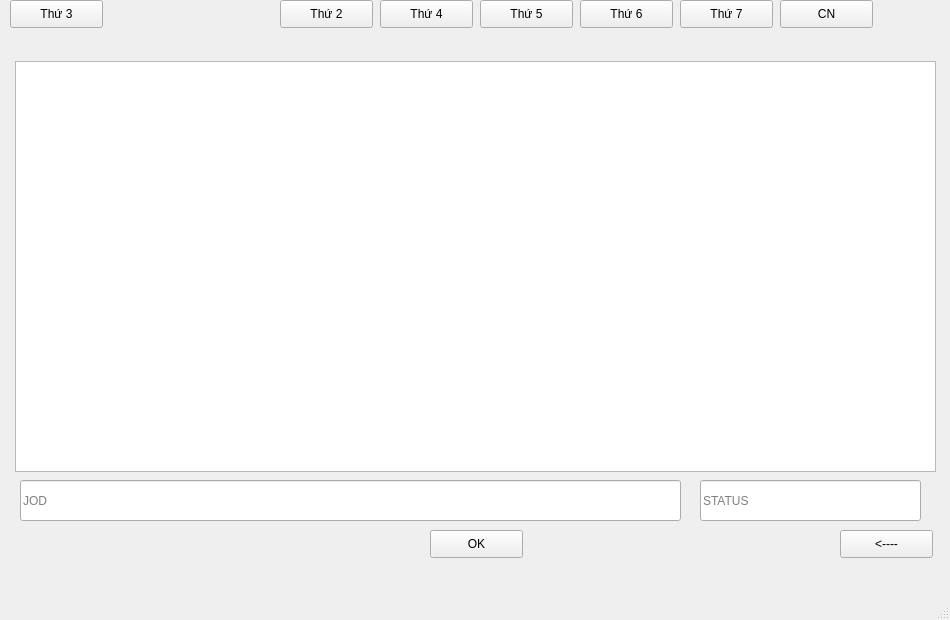
<?xml version="1.0" encoding="UTF-8"?>
<ui version="4.0">
 <class>MainWindow</class>
 <widget class="QMainWindow" name="MainWindow">
  <property name="geometry">
   <rect>
    <x>0</x>
    <y>0</y>
    <width>950</width>
    <height>620</height>
   </rect>
  </property>
  <property name="windowTitle">
   <string>MainWindow</string>
  </property>
  <widget class="QWidget" name="centralwidget">
   <widget class="QPushButton" name="t5">
    <property name="geometry">
     <rect>
      <x>480</x>
      <y>0</y>
      <width>93</width>
      <height>28</height>
     </rect>
    </property>
    <property name="text">
     <string>Thứ 5</string>
    </property>
   </widget>
   <widget class="QPushButton" name="t7">
    <property name="geometry">
     <rect>
      <x>680</x>
      <y>0</y>
      <width>93</width>
      <height>28</height>
     </rect>
    </property>
    <property name="text">
     <string>Thứ 7</string>
    </property>
   </widget>
   <widget class="QListWidget" name="listWidget">
    <property name="geometry">
     <rect>
      <x>15</x>
      <y>61</y>
      <width>921</width>
      <height>411</height>
     </rect>
    </property>
   </widget>
   <widget class="QPushButton" name="cn">
    <property name="geometry">
     <rect>
      <x>780</x>
      <y>0</y>
      <width>93</width>
      <height>28</height>
     </rect>
    </property>
    <property name="text">
     <string>CN</string>
    </property>
   </widget>
   <widget class="QPushButton" name="ql">
    <property name="geometry">
     <rect>
      <x>840</x>
      <y>530</y>
      <width>93</width>
      <height>28</height>
     </rect>
    </property>
    <property name="text">
     <string>&lt;----</string>
    </property>
   </widget>
   <widget class="QPushButton" name="pushButton">
    <property name="geometry">
     <rect>
      <x>10</x>
      <y>0</y>
      <width>93</width>
      <height>28</height>
     </rect>
    </property>
    <property name="text">
     <string>Thứ 3</string>
    </property>
   </widget>
   <widget class="QPushButton" name="t4">
    <property name="geometry">
     <rect>
      <x>380</x>
      <y>0</y>
      <width>93</width>
      <height>28</height>
     </rect>
    </property>
    <property name="text">
     <string>Thứ 4</string>
    </property>
   </widget>
   <widget class="QPushButton" name="ok">
    <property name="geometry">
     <rect>
      <x>430</x>
      <y>530</y>
      <width>93</width>
      <height>28</height>
     </rect>
    </property>
    <property name="text">
     <string>OK</string>
    </property>
   </widget>
   <widget class="QPushButton" name="t2">
    <property name="geometry">
     <rect>
      <x>280</x>
      <y>0</y>
      <width>93</width>
      <height>28</height>
     </rect>
    </property>
    <property name="text">
     <string>Thứ 2</string>
    </property>
   </widget>
   <widget class="QPushButton" name="t6">
    <property name="geometry">
     <rect>
      <x>580</x>
      <y>0</y>
      <width>93</width>
      <height>28</height>
     </rect>
    </property>
    <property name="text">
     <string>Thứ 6</string>
    </property>
   </widget>
   <widget class="QLineEdit" name="jod">
    <property name="geometry">
     <rect>
      <x>20</x>
      <y>480</y>
      <width>661</width>
      <height>41</height>
     </rect>
    </property>
    <property name="echoMode">
     <enum>QLineEdit::Normal</enum>
    </property>
    <property name="placeholderText">
     <string>JOD</string>
    </property>
   </widget>
   <widget class="QLineEdit" name="do_2">
    <property name="geometry">
     <rect>
      <x>700</x>
      <y>480</y>
      <width>221</width>
      <height>41</height>
     </rect>
    </property>
    <property name="placeholderText">
     <string>STATUS</string>
    </property>
   </widget>
  </widget>
  <widget class="QMenuBar" name="menubar">
   <property name="geometry">
    <rect>
     <x>0</x>
     <y>0</y>
     <width>950</width>
     <height>26</height>
    </rect>
   </property>
  </widget>
  <widget class="QStatusBar" name="statusbar"/>
 </widget>
 <resources/>
 <connections/>
</ui>
